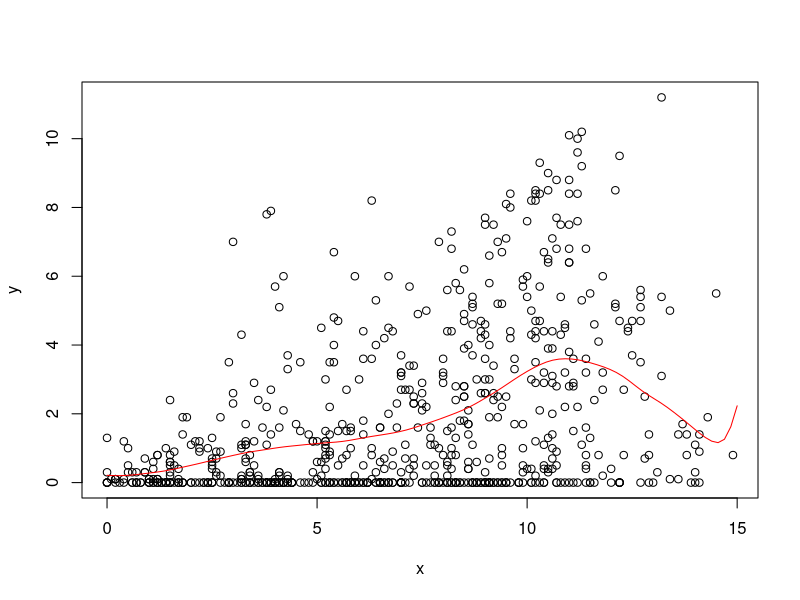
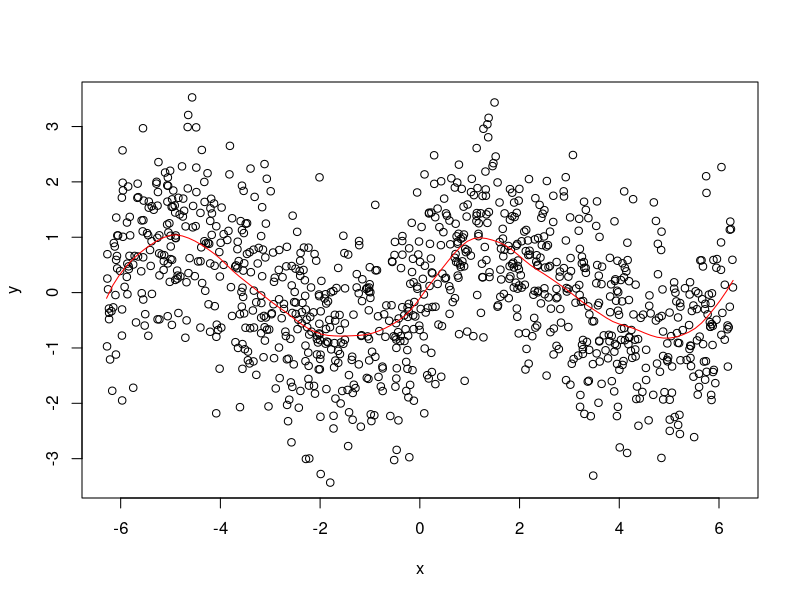

Write R code to recreate these figures, in order.
# STAT-S 610
# LAB 4
# 2019-10-03
# https://jfukuyama.github.io/teaching/stat610/assignments/lab4.pdf

# --- functions --- #

#' @param x (numeric) vector of same length as y
#' @param y (numeric) vector of same length as y
#' @param z (numeric) vector, can be of a different length
#' @param omega (numeric) must be a scalar
#' @return (numeric) vector of the same length as z
llr = function(x, y, z, omega) {
  fits = sapply(z, compute_f_hat, x, y, omega)
  return(fits)
}

#' @param z (numeric) must be a scalar
#' @param x (numeric) vector of the same length as y
#' @param y (numeric) vector of the same length as x
#' @param omega (numeric) must be a scalar
#' @return (numeric) scalar
compute_f_hat = function(z, x, y, omega) {
  Wz = make_weight_matrix(z, x, omega)
  X = make_predictor_matrix(x)
  f_hat = c(1, z) %*% solve(t(X) %*% sweep(X,1,Wz,FUN="*")) %*% t(X)%*%  
    sweep(as.matrix(y),1,Wz, FUN="*")
  return(f_hat)
}

#' @param z (numeric) must be a scalar
#' @param x (numeric) vector of arbitrary length
#' @param omega (numeric) must be a scalar
#' @return (numeric) a diagonal matrix
make_weight_matrix = function(z, x, omega) {
  r = abs(x - z) / omega  # this is a vector of the same length as x
  w = sapply(r, W)  # this is a vector of the same length as x and r
  # this is a diagonal matrix with elements from w
  return(w)
}

#' @param r (numeric) must be a scalar
#' @return (numeric) scalar
W = function(r) {
  if (abs(r) < 1) {
    return((1 - abs(r) ** 3) ** 3)
  } else {
    return(0)
  }
}

#' @param x (numeric) vector of arbitrary length
#' @return (numeric) matrix with 2 columns and rows equal to length of x
make_predictor_matrix = function(x) {
  n = length(x)
  return(cbind(rep(1, n), x))
}


# --- example 1 --- #

# get the data
data(french_fries, package = 'reshape2')
french_fries = na.omit(french_fries)

# input data
x = french_fries$potato
y = french_fries$buttery

# space along which to smooth
z = seq(0, 15, length.out = 100)

# run smoothing
fits = llr(z = z, x = x, y = y, omega = 2)

# plot the data and the smoother
plot(x, y)
lines(z, fits, col = 'red')


# --- example 2 --- #

# noisy sine wave
x = runif(1000, -2 * pi, 2 * pi)
y = sin(x) + rnorm(length(x))

# space along which to smooth
z = seq(-2 * pi, 2 * pi, length.out = 100)

# run smoothing
fits = llr(z = z, x = x, y = y, omega = pi / 3)

# plot the data and the smoother
plot(x, y)
lines(z, fits, col = 'red')
